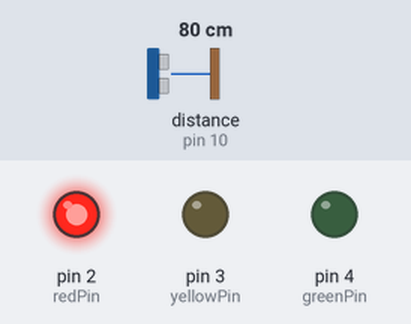
The sketch below on a simulated Arduino Uno, built with avr-gcc and run on an emulated ATmega328P. On the bench: output pins drawn as LEDs (lit = HIGH). Wiring (inferred from the names in the program): ultrasonic range finder: trigger pin 9; echo pin 10. The inputs (shaded band) are chosen by the test bench; at power-on: distance to the obstacle (sensor on pin 10) 80 cm. The echo pulse lasts 58.3 µs per cm; pins used as bus, display or sensor lines are not drawn.

Above: at 1.2 s.
1.3 s: distance to the obstacle (sensor on pin 10) set to 43 cm
2.8 s: distance to the obstacle (sensor on pin 10) set to 37 cm
At 3.6 s:
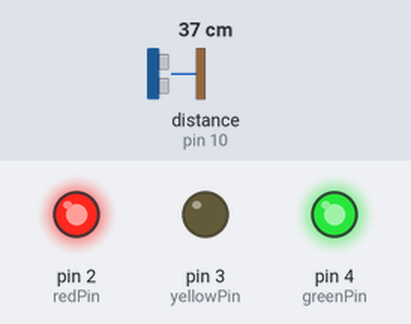
4.3 s: distance to the obstacle (sensor on pin 10) set to 23 cm
5.8 s: distance to the obstacle (sensor on pin 10) set to 18 cm
At 7.0 s:
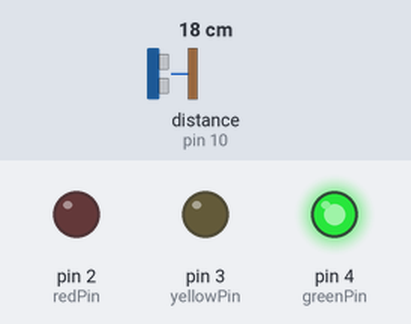
7.3 s: distance to the obstacle (sensor on pin 10) set to 35 cm
At 8.2 s:
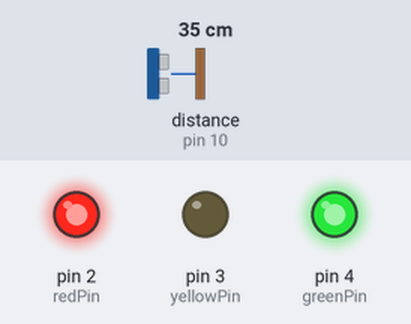
8.8 s: distance to the obstacle (sensor on pin 10) set to 2 cm
At 9.3 s:
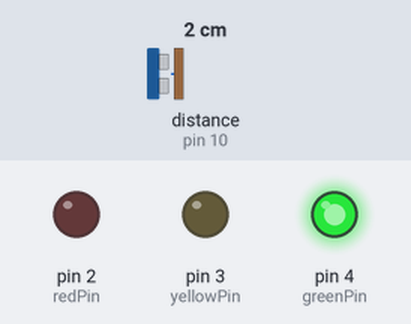
Timing chart, 0 to 11.3 s (numbered marks = the images above; inputs shaded):
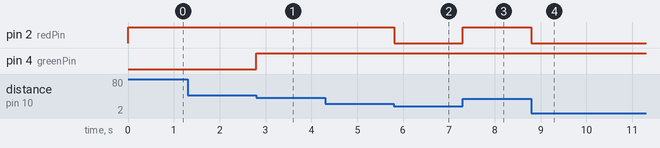

Measured:
- the behaviour switches between 41 and 40 cm on distance to the obstacle (sensor on pin 10) (found by bisection; images 0 and 1)
- the behaviour switches between 21 and 20 cm on distance to the obstacle (sensor on pin 10) (found by bisection; images 1 and 2)
- after the input at 1.3 s, every drawn part: stays the same
- after the input at 2.8 s, pin 4 (greenPin): LOW → HIGH at once
- after the input at 4.3 s, every drawn part: stays the same
- after the input at 5.8 s, pin 2 (redPin): HIGH → LOW at once
- after the input at 7.3 s, pin 2 (redPin): LOW → HIGH at once
- after the input at 8.8 s, pin 2 (redPin): HIGH → LOW at once

The sketch:

DENSITY_BASED_TRAFFIC_LIGHT_CODE.ino
```cpp
// Define pin assignments
const int trigPin = 9;
const int echoPin = 10;
const int redPin = 2;
const int yellowPin = 3;
const int greenPin = 4;

// Define distance thresholds for traffic light control
const int lowThreshold = 20;   // Low traffic density threshold (in centimeters)
const int highThreshold = 40;  // High traffic density threshold (in centimeters)

// Initialize variables
long duration;
int distance;

void setup() {
  // Set pin modes
  pinMode(trigPin, OUTPUT);
  pinMode(echoPin, INPUT);
  pinMode(redPin, OUTPUT);
  pinMode(yellowPin, OUTPUT);
  pinMode(greenPin, OUTPUT);
}

void loop() {
  // Generate ultrasonic pulse
  digitalWrite(trigPin, LOW);
  delayMicroseconds(2);
  digitalWrite(trigPin, HIGH);
  delayMicroseconds(10);
  digitalWrite(trigPin, LOW);

  // Measure the pulse duration
  duration = pulseIn(echoPin, HIGH);

  // Calculate distance in centimeters
  distance = duration * 0.034 / 2;

  // Traffic light control based on distance
  if (distance >= highThreshold) {
    // High traffic density, both lights turn red
    digitalWrite(redPin, HIGH);
    digitalWrite(yellowPin, LOW);
    digitalWrite(greenPin, LOW);
  } else if (distance >= lowThreshold) {
    // Medium traffic density, red light on one side, green light on the other
    digitalWrite(redPin, HIGH);
    digitalWrite(yellowPin, LOW);
    digitalWrite(greenPin, HIGH);
  } else {
    // Low traffic density, both lights turn green
    digitalWrite(redPin, LOW);
    digitalWrite(yellowPin, LOW);
    digitalWrite(greenPin, HIGH);
  }
}
```
